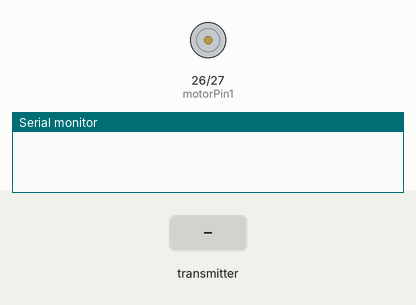
This sketch was run on a simulated ESP32. Shown: motor-driver pin pairs drawn as motors (green arrow = first pin HIGH = forward, orange = second pin HIGH = backward, longer = more drive, scaled by the enable pin), the last lines printed to the serial monitor. The inputs (shaded band) are chosen by the test bench.

Above: at 1.2 s.
1.3 s: the transmitter starts sending pitch = 25
At 2.2 s:
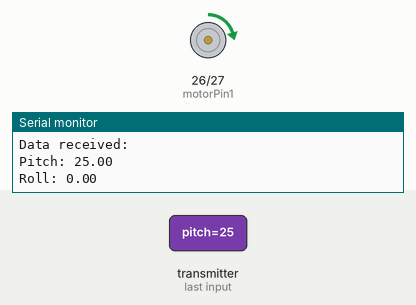
2.8 s: the transmitter starts sending pitch = 100
At 3.4 s:
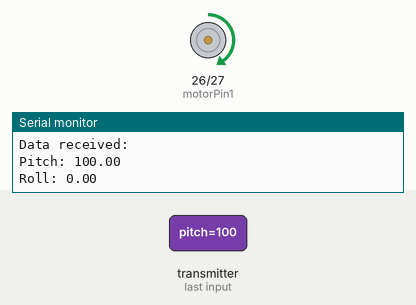
Timing chart, 0 to 5.8 s (numbered marks = the images above; inputs shaded):
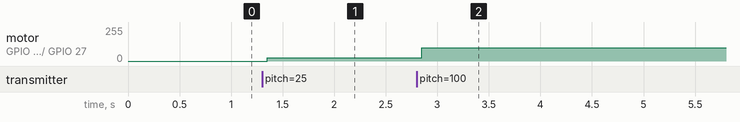

The sketch:

receiver_motor.ino
```cpp
#include <esp_now.h>
#include <WiFi.h>

// Define a data structure for receiving pitch and roll
typedef struct struct_message {
  float pitch;
  float roll;
} struct_message;

struct_message myData;

// Constants for PID control
float Kp = 1.0;  // Proportional gain
float Ki = 0.0;  // Integral gain
float Kd = 0.0;  // Derivative gain

float setpoint = 0.0;  // Target setpoint for pitch and roll

// Variables for PID control
float lastError = 0.0;
float integral = 0.0;

// Motor control pins
const int motorPin1 = 26; // GPIO26
const int motorPin2 = 27; // GPIO27
const int enablePin = 14; // Pin for motor driver enable

void OnDataRecv(const uint8_t *mac, const uint8_t *incomingData, int len) {
  if (len == sizeof(struct_message)) {
    memcpy(&myData, incomingData, sizeof(myData));
    Serial.println("Data received:");
    Serial.print("Pitch: ");
    Serial.println(myData.pitch);
    Serial.print("Roll: ");
    Serial.println(myData.roll);
    Serial.println();

    // Control the motor based on received data
    controlMotor(myData.pitch, myData.roll);
  } else {
    Serial.println("Received data size doesn't match expected size");
  }
}

void controlMotor(float pitch, float roll) {
  // Calculate the error
  float error = pitch - setpoint;

  // Calculate the integral term
  integral += error;

  // Calculate the derivative term
  float derivative = error - lastError;

  // Calculate the control output
  float output = Kp * error + Ki * integral + Kd * derivative;

  // Update the last error
  lastError = error;

  // Motor control based on pitch and roll values
  float motorSpeed = output;  // Adjust this as needed

  // Determine motor direction and enable motor driver
  if (pitch > 20) {
    // Motor moves forward
    digitalWrite(motorPin1, HIGH);
    digitalWrite(motorPin2, LOW);
  } else if (pitch < -20) {
    // Motor moves backward
    motorSpeed = -motorSpeed;  // Invert speed for backward motion
    digitalWrite(motorPin1, LOW);
    digitalWrite(motorPin2, HIGH);
  } else {
    // Motor stops
    motorSpeed = 0.0;
    digitalWrite(motorPin1, LOW);
    digitalWrite(motorPin2, LOW);
  }

  // Apply the motor speed to control the motor (e.g., using PWM)
  analogWrite(enablePin, motorSpeed);  // Assuming you are using PWM for motor speed control
}

void setup() {
  Serial.begin(115200);
  WiFi.mode(WIFI_STA);

  // Initialize ESP-NOW
  if (esp_now_init() != ESP_OK) {
    Serial.println("Error initializing ESP-NOW");
    return;
  }

  // Register callback function
  esp_now_register_recv_cb(OnDataRecv);

  // Initialize motor control pins
  pinMode(motorPin1, OUTPUT);
  pinMode(motorPin2, OUTPUT);
  pinMode(enablePin, OUTPUT);
}

void loop() {
  // You can add your own code here if needed, but most of the data processing
  // happens in the OnDataRecv callback.
}
```

Measured:
- after the input at 1.3 s, motor on GPIO 26 (motorPin1) / GPIO 27 (motorPin2): stopped → forward 25/255 after 0.05 s
- after the input at 2.8 s, motor on GPIO 26 (motorPin1) / GPIO 27 (motorPin2): forward 25/255 → forward 100/255 after 0.05 s
